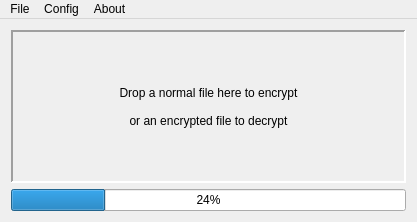
<?xml version="1.0" encoding="UTF-8"?>
<ui version="4.0">
 <class>MainWindow</class>
 <widget class="QMainWindow" name="MainWindow">
  <property name="geometry">
   <rect>
    <x>0</x>
    <y>0</y>
    <width>417</width>
    <height>222</height>
   </rect>
  </property>
  <property name="sizePolicy">
   <sizepolicy hsizetype="Preferred" vsizetype="Preferred">
    <horstretch>0</horstretch>
    <verstretch>0</verstretch>
   </sizepolicy>
  </property>
  <property name="windowTitle">
   <string>Cryptyrust</string>
  </property>
  <property name="autoFillBackground">
   <bool>false</bool>
  </property>
  <widget class="QWidget" name="centralWidget">
   <layout class="QGridLayout" name="gridLayout">
    <item row="0" column="0">
     <widget class="DropArea" name="label">
      <property name="sizePolicy">
       <sizepolicy hsizetype="Expanding" vsizetype="Expanding">
        <horstretch>0</horstretch>
        <verstretch>0</verstretch>
       </sizepolicy>
      </property>
      <property name="acceptDrops">
       <bool>true</bool>
      </property>
      <property name="autoFillBackground">
       <bool>true</bool>
      </property>
      <property name="frameShape">
       <enum>QFrame::Panel</enum>
      </property>
      <property name="frameShadow">
       <enum>QFrame::Sunken</enum>
      </property>
      <property name="lineWidth">
       <number>2</number>
      </property>
      <property name="text">
       <string>Drop a normal file here to encrypt

or an encrypted file to decrypt</string>
      </property>
      <property name="alignment">
       <set>Qt::AlignCenter</set>
      </property>
     </widget>
    </item>
    <item row="1" column="0">
     <widget class="QProgressBar" name="progBar">
      <property name="value">
       <number>24</number>
      </property>
     </widget>
    </item>
   </layout>
  </widget>
  <widget class="QMenuBar" name="menuBar">
   <property name="geometry">
    <rect>
     <x>0</x>
     <y>0</y>
     <width>417</width>
     <height>22</height>
    </rect>
   </property>
   <widget class="QMenu" name="menuAbout">
    <property name="title">
     <string>About</string>
    </property>
    <addaction name="menu_About"/>
    <addaction name="menu_AboutQt"/>
   </widget>
   <widget class="QMenu" name="menuFile">
    <property name="title">
     <string>File</string>
    </property>
    <addaction name="menu_Open"/>
    <addaction name="menu_Quit"/>
   </widget>
   <widget class="QMenu" name="menuConfig">
    <property name="title">
     <string>Config</string>
    </property>
    <widget class="QMenu" name="menuSkin">
     <property name="title">
      <string>Skin</string>
     </property>
     <addaction name="actionDark"/>
     <addaction name="actionLight"/>
    </widget>
    <addaction name="actionCrypto"/>
    <addaction name="menuSkin"/>
   </widget>
   <addaction name="menuFile"/>
   <addaction name="menuConfig"/>
   <addaction name="menuAbout"/>
  </widget>
  <action name="menu_About">
   <property name="text">
    <string>About Cryptyrust</string>
   </property>
   <property name="toolTip">
    <string>About Cryptyrust</string>
   </property>
  </action>
  <action name="menu_Open">
   <property name="text">
    <string>Open</string>
   </property>
  </action>
  <action name="menu_Quit">
   <property name="text">
    <string>Quit</string>
   </property>
  </action>
  <action name="menu_AboutQt">
   <property name="text">
    <string>About Qt</string>
   </property>
  </action>
  <action name="actionDark">
   <property name="checkable">
    <bool>true</bool>
   </property>
   <property name="text">
    <string>Dark</string>
   </property>
  </action>
  <action name="actionLight">
   <property name="checkable">
    <bool>true</bool>
   </property>
   <property name="text">
    <string>Light</string>
   </property>
  </action>
  <action name="actionAes256Gcm">
   <property name="checkable">
    <bool>true</bool>
   </property>
   <property name="text">
    <string>Aes256Gcm</string>
   </property>
  </action>
  <action name="actiondeoxys">
   <property name="checkable">
    <bool>true</bool>
   </property>
   <property name="text">
    <string>deoxys</string>
   </property>
  </action>
  <action name="actionChacha20Poly1305">
   <property name="checkable">
    <bool>true</bool>
   </property>
   <property name="text">
    <string>Chacha20Poly1305</string>
   </property>
  </action>
  <action name="actionCrypto">
   <property name="text">
    <string>Crypto</string>
   </property>
  </action>
 </widget>
 <layoutdefault spacing="6" margin="11"/>
 <customwidgets>
  <customwidget>
   <class>DropArea</class>
   <extends>QLabel</extends>
   <header>droparea.h</header>
   <slots>
    <slot>setEncrypt()</slot>
    <slot>setDecrypt()</slot>
   </slots>
  </customwidget>
 </customwidgets>
 <resources/>
 <connections/>
</ui>
